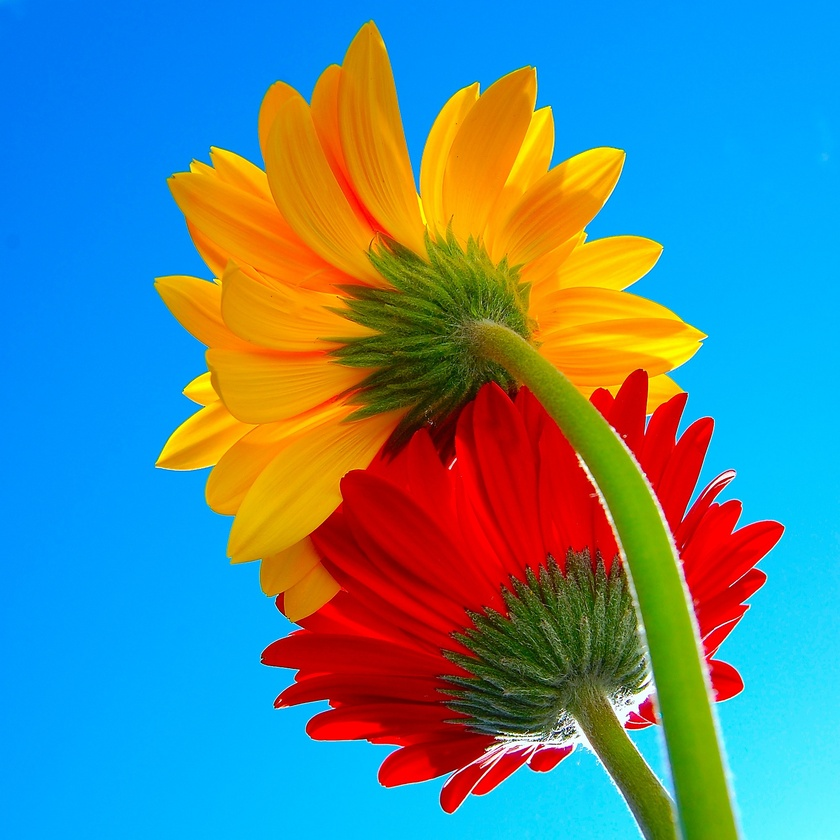
%> input picture clases/Cap02_Color/Matlab/flowers.jpg, 840 x 840 px, shrunk from 1600 x 1600 before the run
$ octave TRAT02_ColorChange.m   (GNU Octave 9; MATLAB toolbox functions it lacks are replaced by stand-ins)
%> lines starting %> are read from the running program, lines starting %| are printed output that depends on the picture; in (x1, y1, x2, y2) boxes, pixels count from 0 and x2, y2 are one past the last pixel; in counts of white or black regions, pixels touching at a corner belong together; the program's own positions count from 1
### clases/Cap01_Introducción/Matlab/enterpause.m
% (c) José Ramón Iglesias(2018) -
%https://sites.google.com/a/unicesar.edu.co/jose-r-iglesias/
%    enterpause display "press <Enter> to continue..." and wait for <Enter>
%    enterpause(t) means pause(t)
%
function enterpause(t)
if ~exist('t','var')
    disp('press <Enter> to continue...')
    pause
else
    pause(t)
end

### clases/Cap02_Color/Matlab/TRAT02_ColorChange.m
% Example:
%
% In this example we change the color of red flower into a yellow one.
%
% Computer Vision Course
% (c) JOsé ramón Iglesias(2020)
clt
%> (this line was passed over: clt is not available in this run)
warning off
Iin = imread('flowers.jpg');
%> Iin is the input picture: size 840x840x3 uint8; mean R, G, B 86.3, 134.6, 144.2

figure(1);
imshow(Iin)
title('before')
enterpause
Rin = Iin(:,:,1);
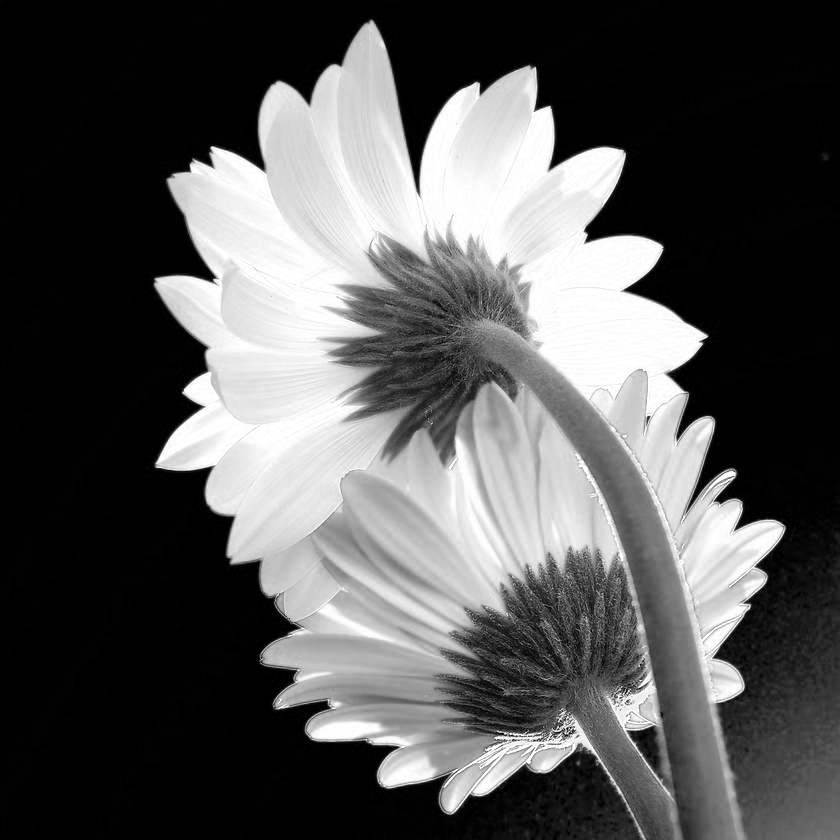
%> Rin: size 840x840 uint8; min 0, max 255, mean 86.3
Gin = Iin(:,:,2);
Bin = Iin(:,:,3);

J = and(Gin<8,Bin<8); % the red region has low green
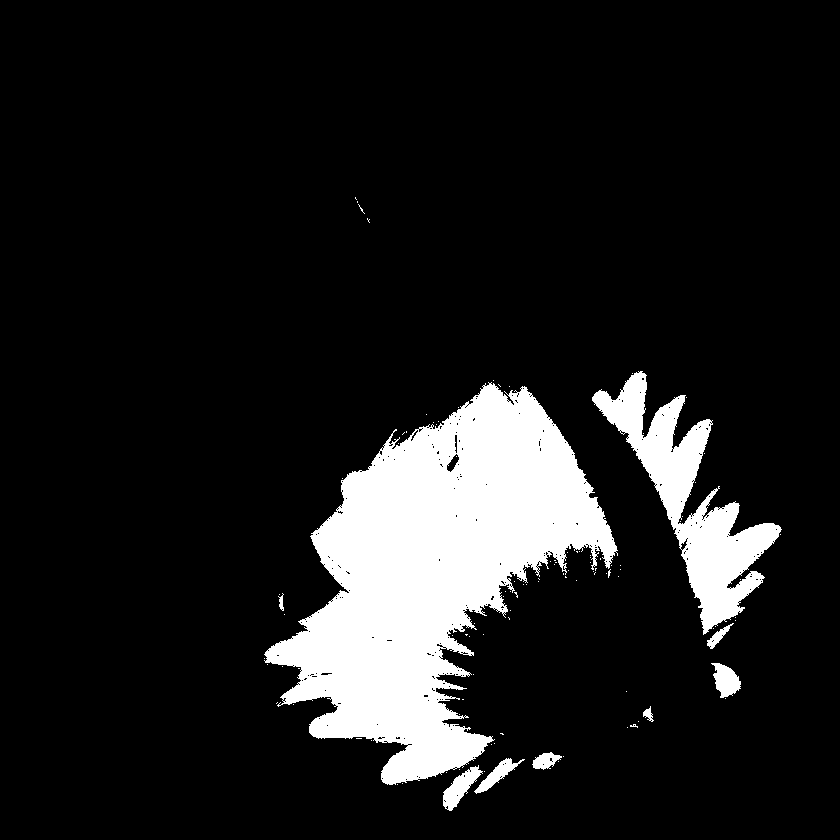
%> J: size 840x840 logical; 12% white; 107 white regions (98 under 20 px), largest, box (x1, y1, x2, y2) and area: (264, 382, 618, 785) 67327, (592, 371, 782, 635) 14294, (443, 765, 483, 811) 756
K = bwareaopen(J,200);
S = imdilate(K,ones(9,9));
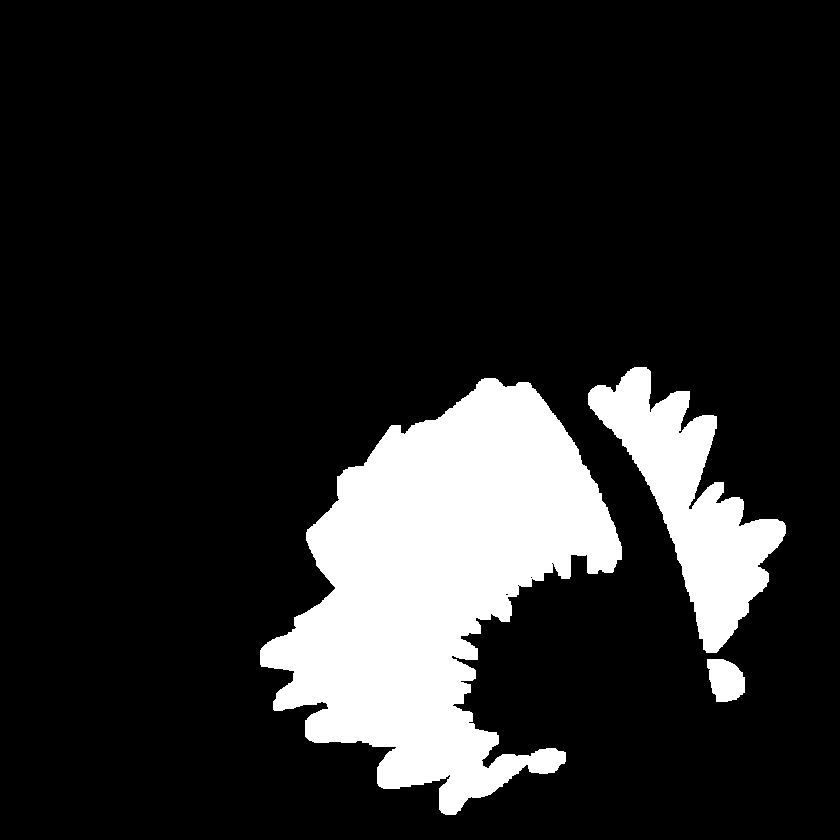
%> S: size 840x840 logical; 14.7% white; 3 white regions, box (x1, y1, x2, y2) and area: (260, 378, 622, 815) 81918, (588, 367, 786, 653) 20758, (707, 659, 745, 702) 1265
figure(2)
imshow(S)
title('segmentation')
enterpause

[ii,jj] = find(S==1);
%> ii = 103941 values from 368 to 815; jj = 103941 values from 261 to 786

n = length(ii);
%> n = 103941

Rout = Rin;
Gout = Gin;
Bout = Bin;


for k=1:n
    i = ii(k);
    j = jj(k);

    Gout(i,j) = Rin(i,j);
    Bout(i,j) = 0;
end
%> this loop made 103941 passes
%> (i, j) on passes 1 to 3: (651, 261), (652, 261), (653, 261)
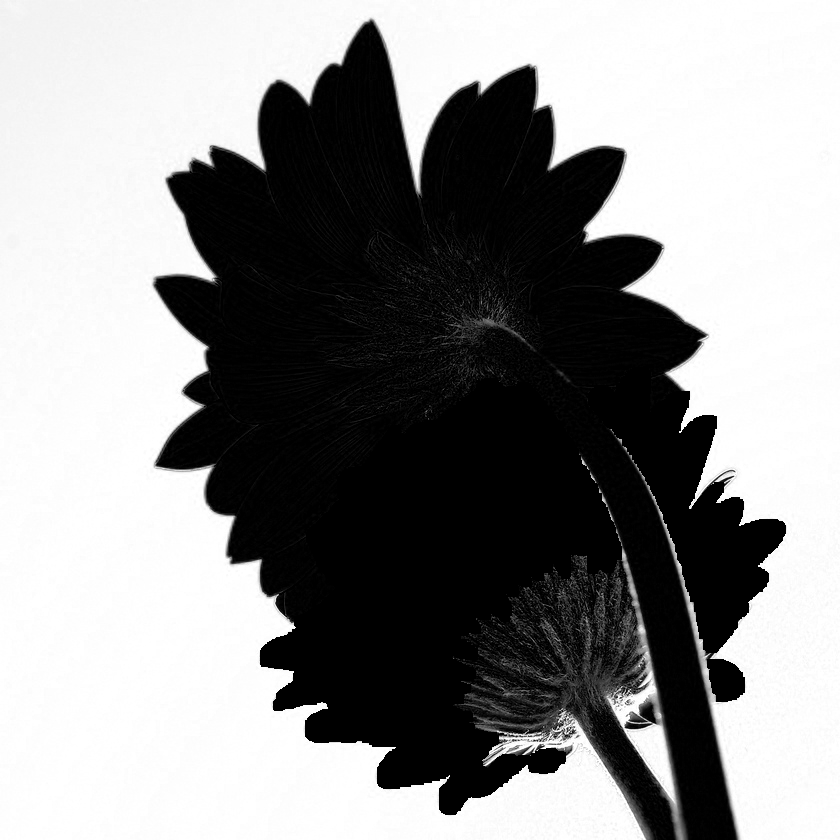
%> Bout: size 840x840 uint8; min 0, max 255, mean 142.1
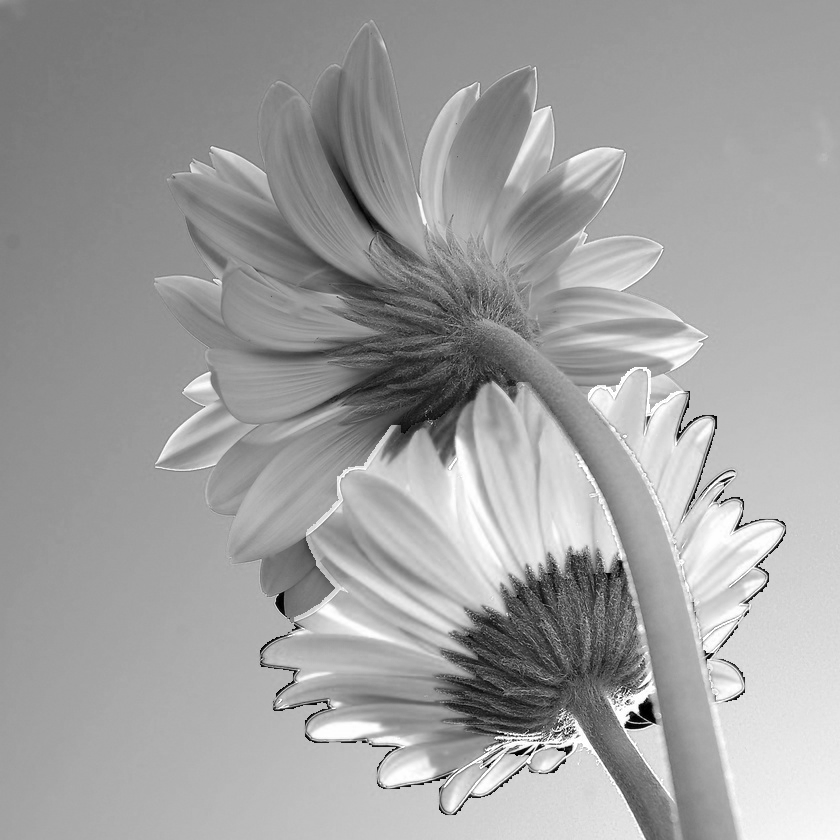
%> Gout: size 840x840 uint8; min 0, max 255, mean 159.9

Iout = Iin;
Iout(:,:,1) = Rout;
Iout(:,:,2) = Gout;
Iout(:,:,3) = Bout;
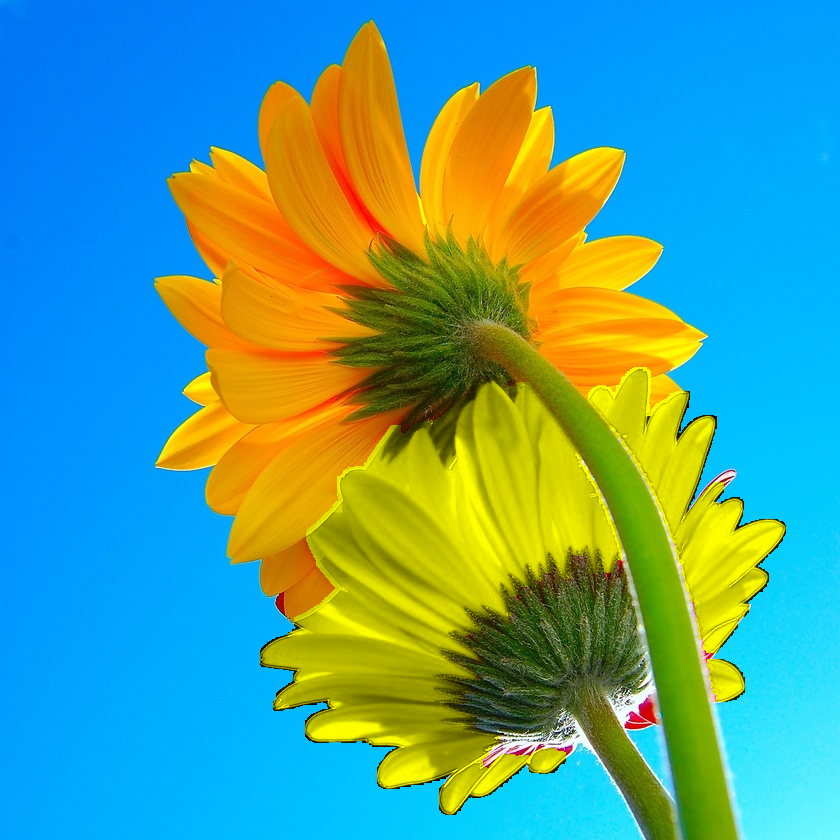
%> Iout: size 840x840x3 uint8; mean R, G, B 86.3, 159.9, 142.1

figure(3)
imshow(Iout)
